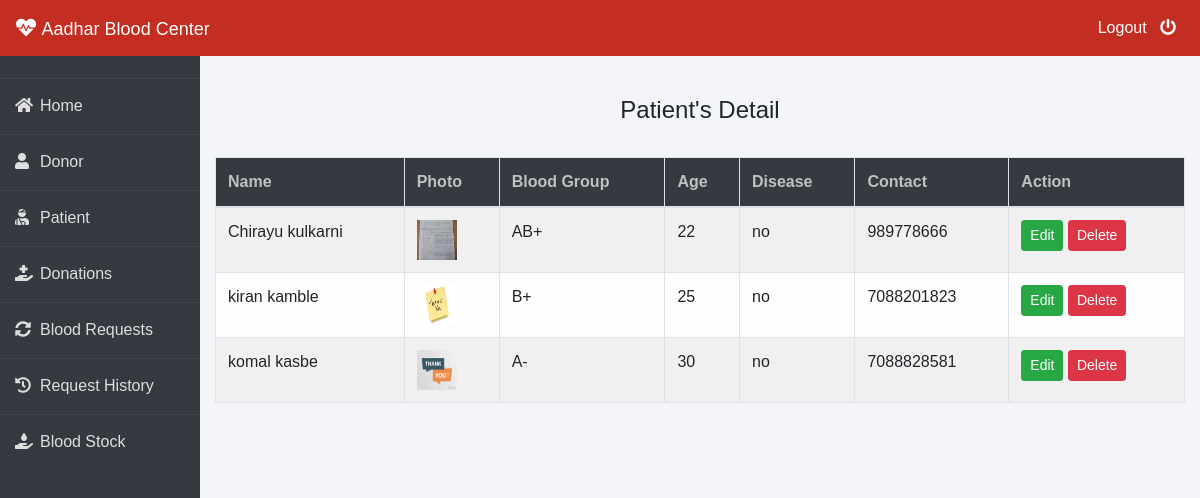
The app's page /admin-patient (signed in), older data.
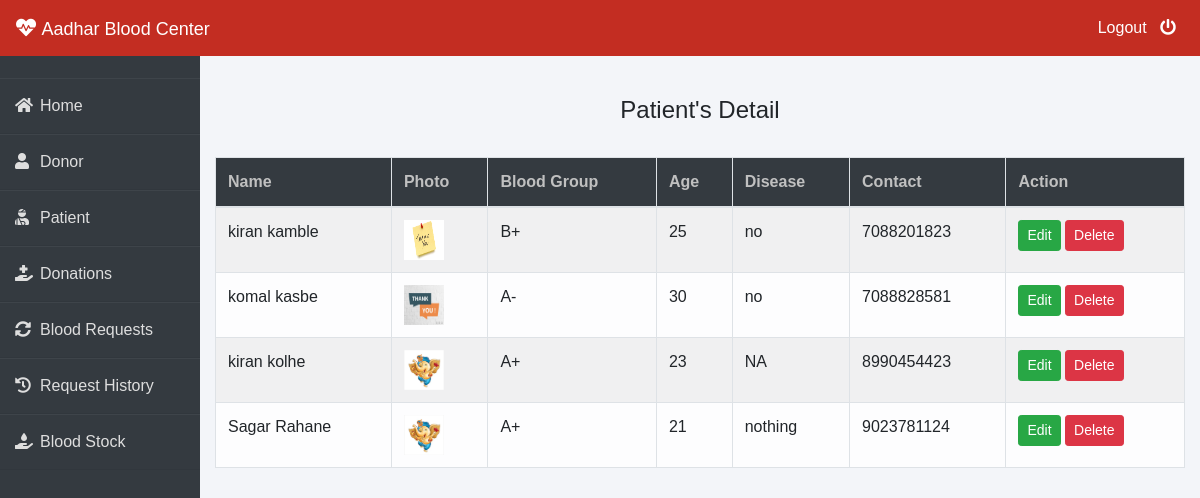
The same page, newer data.
### patient/models.py (models this page shows, shortened)
class Patient(models.Model):
    user=models.OneToOneField(User,on_delete=models.CASCADE)
    profile_pic= models.ImageField(upload_to='profile_pic/Patient/',null=True,blank=True)
    age=models.PositiveIntegerField()
    bloodgroup=models.CharField(max_length=10)
    disease=models.CharField(max_length=100)
    doctorname=models.CharField(max_length=50)
    address = models.CharField(max_length=40)
    mobile = models.CharField(max_length=20,null=False)
    @property
    def get_name(self):
        return self.user.first_name+" "+self.user.last_name

### blood/views.py (the view)
# urls.py: path('admin-patient', views.admin_patient_view,name='admin-patient'),
@login_required(login_url='adminlogin')
def admin_patient_view(request):
    patients=pmodels.Patient.objects.all()
    return render(request,'blood/admin_patient.html',{'patients':patients})

### templates/blood/admin_patient.html
{% extends 'blood/adminbase.html' %}
{% block content %}
{% load widget_tweaks %}
{%load static%}
<br><br>
<div class="container">
    <H4 class="text-center">Patient's Detail</H4><br>
    <table class="table table-light table-hover table-bordered table-striped">
        <thead class="bg-dark">
            <tr>
                <th scope="col" style="color: rgb(192, 192, 192);">Name</th>
                <th scope="col" style="color: rgb(192, 192, 192);">Photo</th>
                <th scope="col" style="color: rgb(192, 192, 192);">Blood Group</th>
                <th scope="col" style="color: rgb(192, 192, 192);">Age</th>
                <th scope="col" style="color: rgb(192, 192, 192);">Disease</th>
                <th scope="col" style="color: rgb(192, 192, 192);">Contact</th>
                <th style="color: rgb(192, 192, 192);">Action</th>
            </tr>
        </thead>
        <tbody>
            {% for t in patients %}
            <tr>
                <td> {{t.get_name}}</td>
                <td> <img src="{% static t.profile_pic.url %}" alt="Profile Pic" height="40px" width="40px" /></td>
                <td>{{t.bloodgroup}}</td>
                <td>{{t.age}}</td>
                <td>{{t.disease}}</td>
                <td>{{t.mobile}}</td>
                <td>
                    <button class="btn btn-success btn-sm"><a  style="text-decoration: none;color: white;" href="{% url 'update-patient' t.id  %}">Edit</a> </button>
                    <button class="btn btn-danger btn-sm"><a  style="text-decoration: none;color: white;" href="{% url 'delete-patient' t.id  %}">Delete</a> </button>
                </td>
            </tr>
            {% endfor %}
        </tbody>
    </table>
</div>
{% endblock content %}

### templates/blood/adminbase.html (shortened to what this page needs)
<!DOCTYPE html>
<html lang="en">
<head>
    <link rel="stylesheet" href="https://maxcdn.bootstrapcdn.com/bootstrap/4.0.0/css/bootstrap.min.css">
    <link rel="stylesheet" href="https://cdnjs.cloudflare.com/ajax/libs/font-awesome/5.14.0/css/all.css">
</head>
<body>
    <nav class="navbar navbar-expand-lg navbar-light fixed-top bg-danger">
        <a style="color:white;" class="navbar-brand" href="/"><i class="fa fa-heartbeat"></i>&nbsp;<font face = "Comic sans MS" size ="4">Aadhar Blood Center</font></a>
        <div class="navbar-collapse collapse w-100 order-3 dual-collapse2">
            <ul class="navbar-nav ml-auto">
                <li class="nav-item">
                    <a class="nav-link" style="color: white;" href="/logout">Logout &nbsp; <i class="fas fa-power-off"></i></a>
                </li>
            </ul>
        </div>
      </nav>
<br><br>
<div class="wrapper">
    <div class="sidebar">
        <ul>
            <li><a style="text-decoration:none;" href="/"><i class="fas fa-home"></i>Home</a></li>
            <li><a style="text-decoration:none;" href="/admin-donor"><i class="fas fa-user"></i>Donor</a></li>
            <li><a style="text-decoration:none;" href="/admin-patient"><i class="fas fa-user-injured"></i>Patient</a></li>
            <li><a style="text-decoration:none;" href="/admin-donation"><i class="fas fa-hand-holding-medical"></i>Donations</a></li>
            <li><a style="text-decoration:none;" href="/admin-request"><i class="fas fa-sync-alt"></i>Blood Requests</a></li>
            <li><a style="text-decoration:none;" href="/admin-request-history"><i class="fas fa-history"></i>Request History</a></li>
            <li><a style="text-decoration:none;" href="/admin-blood"><i class="fas fa-hand-holding-water"></i>Blood Stock</a></li>
        </ul>
    </div>
    <div class="main_content">
{% block content %}
{% endblock content %}
    </div>
</div>
</body>
</html>

### templates/blood/adminbase.html (style rules this page uses)
* { margin: 0; padding: 0; box-sizing: border-box; list-style: none; text-decoration: none; font-family: 'Josefin Sans', sans-serif; }
body { background-color: #f3f5f9; }
.bg-danger { background-color: #c32d22!important; }
.wrapper { display: flex; position: relative; }
.wrapper .sidebar { width: 200px; height: 100%; background: #343a40; padding: 30px 0px; position: fixed; }
.wrapper .sidebar ul li { padding: 15px; border-bottom: 1px solid #dedede; border-bottom: 1px solid rgba(0,0,0,0.05); border-top: 1px solid rgba(255,255,255,0.05); }
.wrapper .sidebar ul li a { color: #dedede; display: block; }
.wrapper .sidebar ul li a .fas { width: 25px; }
.wrapper .main_content { width: 100%; margin-left: 200px; }

Row changes from the older to the newer data that the page shows:
removed Patient: get_name "Chirayu kulkarni", profile_pic (picture), bloodgroup "AB+", age "22", disease "no", mobile "989778666"
added Patient: get_name "kiran kolhe", profile_pic (picture), bloodgroup "A+", age "23", disease "NA", mobile "8990454423"
added Patient: get_name "Sagar Rahane", profile_pic (picture), bloodgroup "A+", age "21", disease "nothing", mobile "9023781124"
